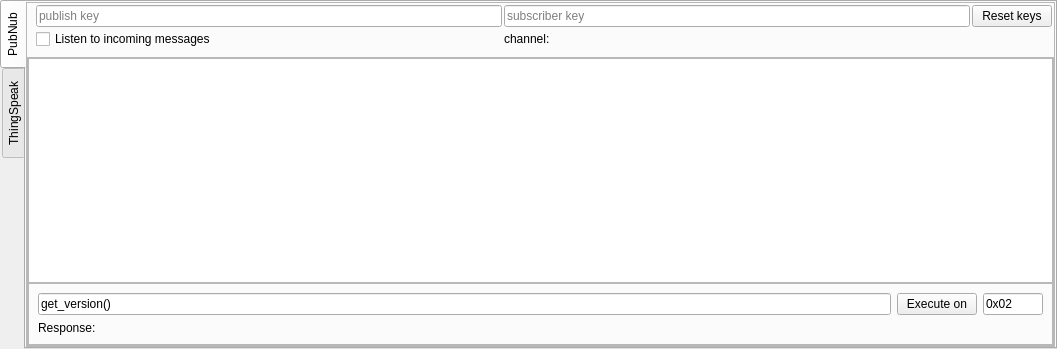
<?xml version="1.0" encoding="UTF-8"?>
<ui version="4.0">
 <class>MainWindow</class>
 <widget class="QMainWindow" name="MainWindow">
  <property name="geometry">
   <rect>
    <x>0</x>
    <y>0</y>
    <width>1057</width>
    <height>349</height>
   </rect>
  </property>
  <property name="windowTitle">
   <string>Remote access and publishing</string>
  </property>
  <widget class="QWidget" name="centralwidget">
   <layout class="QVBoxLayout" name="verticalLayout">
    <property name="leftMargin">
     <number>0</number>
    </property>
    <property name="topMargin">
     <number>0</number>
    </property>
    <property name="rightMargin">
     <number>0</number>
    </property>
    <property name="bottomMargin">
     <number>0</number>
    </property>
    <item>
     <widget class="QTabWidget" name="tabWidget">
      <property name="tabPosition">
       <enum>QTabWidget::West</enum>
      </property>
      <property name="currentIndex">
       <number>0</number>
      </property>
      <widget class="QWidget" name="tab">
       <attribute name="title">
        <string>PubNub</string>
       </attribute>
       <layout class="QVBoxLayout" name="verticalLayout_3">
        <property name="spacing">
         <number>0</number>
        </property>
        <property name="leftMargin">
         <number>0</number>
        </property>
        <property name="topMargin">
         <number>0</number>
        </property>
        <property name="rightMargin">
         <number>0</number>
        </property>
        <property name="bottomMargin">
         <number>0</number>
        </property>
        <item>
         <widget class="QFrame" name="frame">
          <property name="frameShape">
           <enum>QFrame::StyledPanel</enum>
          </property>
          <property name="frameShadow">
           <enum>QFrame::Raised</enum>
          </property>
          <property name="class" stdset="0">
           <string>PeripheralCollection</string>
          </property>
          <layout class="QVBoxLayout" name="verticalLayout_2">
           <property name="leftMargin">
            <number>0</number>
           </property>
           <property name="topMargin">
            <number>0</number>
           </property>
           <property name="rightMargin">
            <number>0</number>
           </property>
           <property name="bottomMargin">
            <number>0</number>
           </property>
           <item>
            <widget class="QFrame" name="frame_2">
             <property name="frameShape">
              <enum>QFrame::NoFrame</enum>
             </property>
             <property name="frameShadow">
              <enum>QFrame::Raised</enum>
             </property>
             <property name="class" stdset="0">
              <string>PeripheralCollectionInner</string>
             </property>
             <layout class="QGridLayout" name="gridLayout">
              <property name="topMargin">
               <number>2</number>
              </property>
              <property name="rightMargin">
               <number>2</number>
              </property>
              <property name="bottomMargin">
               <number>2</number>
              </property>
              <property name="spacing">
               <number>2</number>
              </property>
              <item row="2" column="1">
               <widget class="QLabel" name="channelLabel">
                <property name="text">
                 <string>channel:</string>
                </property>
               </widget>
              </item>
              <item row="2" column="0">
               <widget class="QCheckBox" name="checkBox">
                <property name="text">
                 <string>Listen to incoming messages</string>
                </property>
               </widget>
              </item>
              <item row="1" column="0">
               <widget class="QLineEdit" name="pubEdit">
                <property name="text">
                 <string/>
                </property>
                <property name="placeholderText">
                 <string>publish key</string>
                </property>
               </widget>
              </item>
              <item row="1" column="2">
               <widget class="QPushButton" name="pushButton_4">
                <property name="text">
                 <string>Reset keys</string>
                </property>
               </widget>
              </item>
              <item row="1" column="1">
               <widget class="QLineEdit" name="subEdit">
                <property name="text">
                 <string/>
                </property>
                <property name="placeholderText">
                 <string>subscriber key</string>
                </property>
               </widget>
              </item>
             </layout>
            </widget>
           </item>
           <item>
            <widget class="QFrame" name="frame_3">
             <property name="sizePolicy">
              <sizepolicy hsizetype="Preferred" vsizetype="MinimumExpanding">
               <horstretch>0</horstretch>
               <verstretch>0</verstretch>
              </sizepolicy>
             </property>
             <property name="frameShape">
              <enum>QFrame::StyledPanel</enum>
             </property>
             <property name="frameShadow">
              <enum>QFrame::Raised</enum>
             </property>
             <property name="class" stdset="0">
              <string>PeripheralCollectionInner</string>
             </property>
             <layout class="QGridLayout" name="gridLayout_2">
              <property name="leftMargin">
               <number>0</number>
              </property>
              <property name="topMargin">
               <number>0</number>
              </property>
              <property name="rightMargin">
               <number>0</number>
              </property>
              <property name="bottomMargin">
               <number>0</number>
              </property>
              <property name="spacing">
               <number>0</number>
              </property>
              <item row="1" column="0">
               <widget class="QFrame" name="frame_4">
                <property name="frameShape">
                 <enum>QFrame::StyledPanel</enum>
                </property>
                <property name="frameShadow">
                 <enum>QFrame::Raised</enum>
                </property>
                <property name="class" stdset="0">
                 <string>PeripheralCollectionInner</string>
                </property>
                <layout class="QGridLayout" name="gridLayout_3">
                 <item row="0" column="0">
                  <widget class="QLineEdit" name="cmdEdit">
                   <property name="text">
                    <string>get_version()</string>
                   </property>
                  </widget>
                 </item>
                 <item row="0" column="2">
                  <widget class="QLineEdit" name="sendID">
                   <property name="maximumSize">
                    <size>
                     <width>60</width>
                     <height>16777215</height>
                    </size>
                   </property>
                   <property name="text">
                    <string>0x02</string>
                   </property>
                  </widget>
                 </item>
                 <item row="1" column="0" colspan="3">
                  <widget class="QLabel" name="responseLabel">
                   <property name="text">
                    <string>Response:</string>
                   </property>
                  </widget>
                 </item>
                 <item row="0" column="1">
                  <widget class="QPushButton" name="pushButton_3">
                   <property name="text">
                    <string>Execute on</string>
                   </property>
                  </widget>
                 </item>
                </layout>
               </widget>
              </item>
              <item row="0" column="0">
               <widget class="QTextEdit" name="results">
                <property name="textInteractionFlags">
                 <set>Qt::NoTextInteraction</set>
                </property>
               </widget>
              </item>
             </layout>
            </widget>
           </item>
          </layout>
         </widget>
        </item>
       </layout>
      </widget>
      <widget class="QWidget" name="tab_2">
       <attribute name="title">
        <string>ThingSpeak</string>
       </attribute>
       <layout class="QVBoxLayout" name="verticalLayout_4">
        <property name="spacing">
         <number>0</number>
        </property>
        <property name="leftMargin">
         <number>0</number>
        </property>
        <property name="topMargin">
         <number>0</number>
        </property>
        <property name="rightMargin">
         <number>0</number>
        </property>
        <property name="bottomMargin">
         <number>0</number>
        </property>
        <item>
         <widget class="QFrame" name="frame_5">
          <property name="frameShape">
           <enum>QFrame::NoFrame</enum>
          </property>
          <property name="frameShadow">
           <enum>QFrame::Raised</enum>
          </property>
          <property name="class" stdset="0">
           <string>PeripheralCollectionInner</string>
          </property>
          <layout class="QGridLayout" name="gridLayout_4">
           <property name="topMargin">
            <number>2</number>
           </property>
           <property name="rightMargin">
            <number>2</number>
           </property>
           <property name="bottomMargin">
            <number>2</number>
           </property>
           <property name="spacing">
            <number>2</number>
           </property>
           <item row="1" column="1">
            <widget class="QLineEdit" name="thingSpeakKey">
             <property name="toolTip">
              <string>Get a key from thingspeak.com by creating your own
                                                            channel
                                                        </string>
             </property>
             <property name="text">
              <string>H1OE0R294J0R6YQN</string>
             </property>
             <property name="placeholderText">
              <string>publish key</string>
             </property>
            </widget>
           </item>
           <item row="1" column="0">
            <widget class="QLabel" name="label_2">
             <property name="text">
              <string>ThingSpeak Key</string>
             </property>
            </widget>
           </item>
          </layout>
         </widget>
        </item>
        <item>
         <widget class="QTextBrowser" name="results_2">
          <property name="textInteractionFlags">
           <set>Qt::TextEditorInteraction</set>
          </property>
         </widget>
        </item>
        <item>
         <widget class="QFrame" name="frame_6">
          <property name="frameShape">
           <enum>QFrame::StyledPanel</enum>
          </property>
          <property name="frameShadow">
           <enum>QFrame::Raised</enum>
          </property>
          <property name="class" stdset="0">
           <string>PeripheralCollectionInner</string>
          </property>
          <layout class="QGridLayout" name="gridLayout_5">
           <item row="0" column="4">
            <widget class="QSpinBox" name="thingSpeakInterval">
             <property name="toolTip">
              <string>Set the interval for pushing data.
                                                            The rate limit for ThingSpeak.com is 15 seconds
                                                        </string>
             </property>
             <property name="suffix">
              <string>Seconds</string>
             </property>
             <property name="minimum">
              <number>15</number>
             </property>
             <property name="maximum">
              <number>1000</number>
             </property>
            </widget>
           </item>
           <item row="0" column="1">
            <widget class="QPushButton" name="pushButton_6">
             <property name="text">
              <string>Set Command</string>
             </property>
            </widget>
           </item>
           <item row="0" column="0">
            <widget class="QLineEdit" name="cmdEditThingSpeak">
             <property name="text">
              <string>get_average_voltage('CH1')</string>
             </property>
             <property name="placeholderText">
              <string>Command to execute</string>
             </property>
            </widget>
           </item>
           <item row="0" column="3">
            <widget class="QLabel" name="label">
             <property name="text">
              <string>Update Interval</string>
             </property>
            </widget>
           </item>
           <item row="0" column="2">
            <spacer name="horizontalSpacer">
             <property name="orientation">
              <enum>Qt::Horizontal</enum>
             </property>
             <property name="sizeHint" stdset="0">
              <size>
               <width>40</width>
               <height>20</height>
              </size>
             </property>
            </spacer>
           </item>
          </layout>
         </widget>
        </item>
       </layout>
      </widget>
     </widget>
    </item>
   </layout>
  </widget>
 </widget>
 <resources/>
 <connections>
  <connection>
   <sender>checkBox</sender>
   <signal>toggled(bool)</signal>
   <receiver>MainWindow</receiver>
   <slot>setListenState(bool)</slot>
   <hints>
    <hint type="sourcelabel">
     <x>220</x>
     <y>55</y>
    </hint>
    <hint type="destinationlabel">
     <x>198</x>
     <y>0</y>
    </hint>
   </hints>
  </connection>
  <connection>
   <sender>pushButton_4</sender>
   <signal>clicked()</signal>
   <receiver>MainWindow</receiver>
   <slot>resetKeys()</slot>
   <hints>
    <hint type="sourcelabel">
     <x>963</x>
     <y>31</y>
    </hint>
    <hint type="destinationlabel">
     <x>821</x>
     <y>14</y>
    </hint>
   </hints>
  </connection>
  <connection>
   <sender>pushButton_3</sender>
   <signal>clicked()</signal>
   <receiver>MainWindow</receiver>
   <slot>execRemote()</slot>
   <hints>
    <hint type="sourcelabel">
     <x>883</x>
     <y>311</y>
    </hint>
    <hint type="destinationlabel">
     <x>821</x>
     <y>348</y>
    </hint>
   </hints>
  </connection>
  <connection>
   <sender>pushButton_6</sender>
   <signal>clicked()</signal>
   <receiver>MainWindow</receiver>
   <slot>setThingSpeakCommand()</slot>
   <hints>
    <hint type="sourcelabel">
     <x>130</x>
     <y>51</y>
    </hint>
    <hint type="destinationlabel">
     <x>331</x>
     <y>348</y>
    </hint>
   </hints>
  </connection>
 </connections>
 <slots>
  <slot>setListenState(bool)</slot>
  <slot>execRemote()</slot>
  <slot>resetKeys()</slot>
  <slot>setThingSpeakCommand()</slot>
  <slot>setThingSpeakKey()</slot>
 </slots>
</ui>
